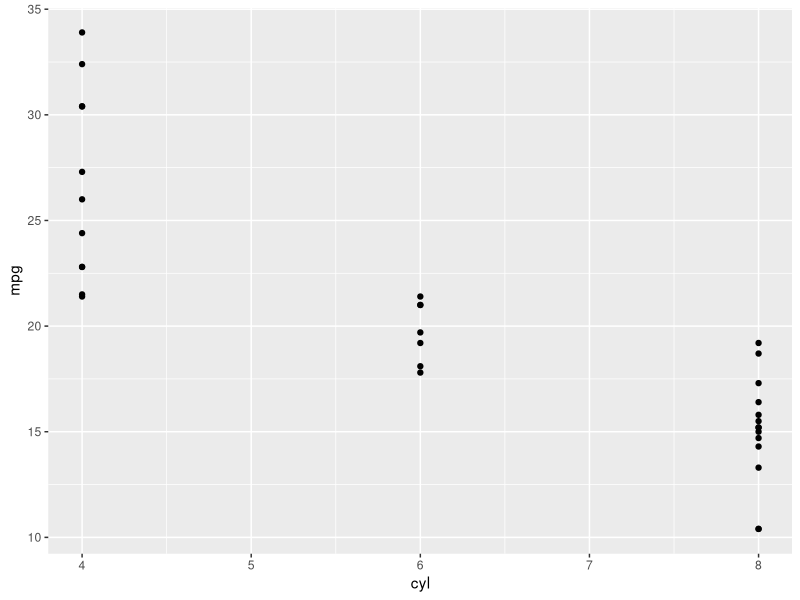
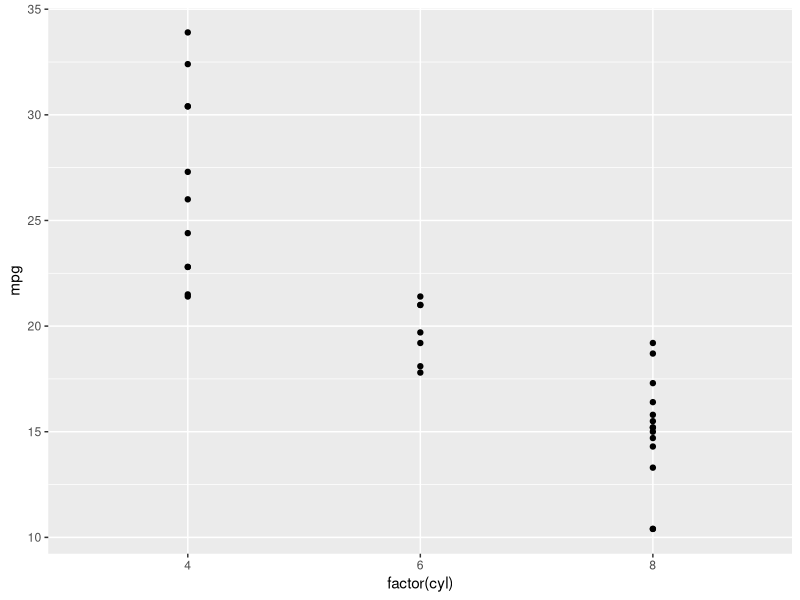
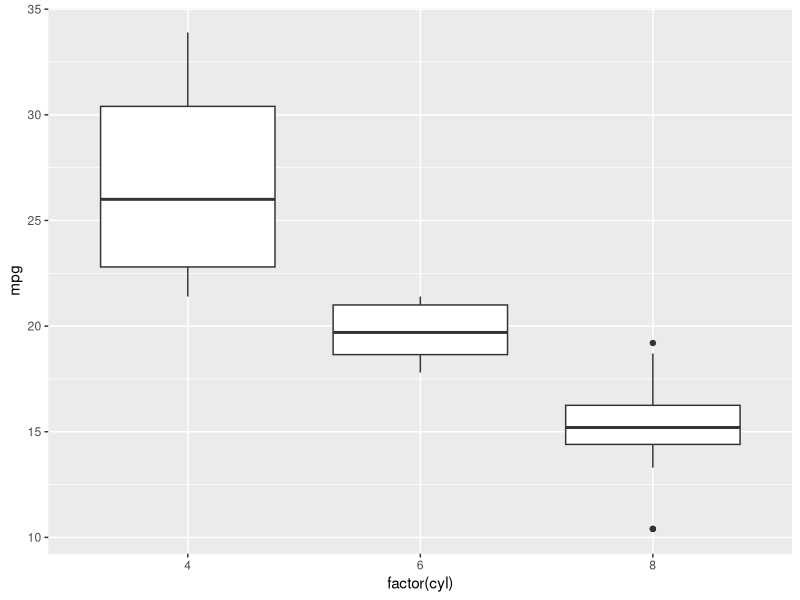
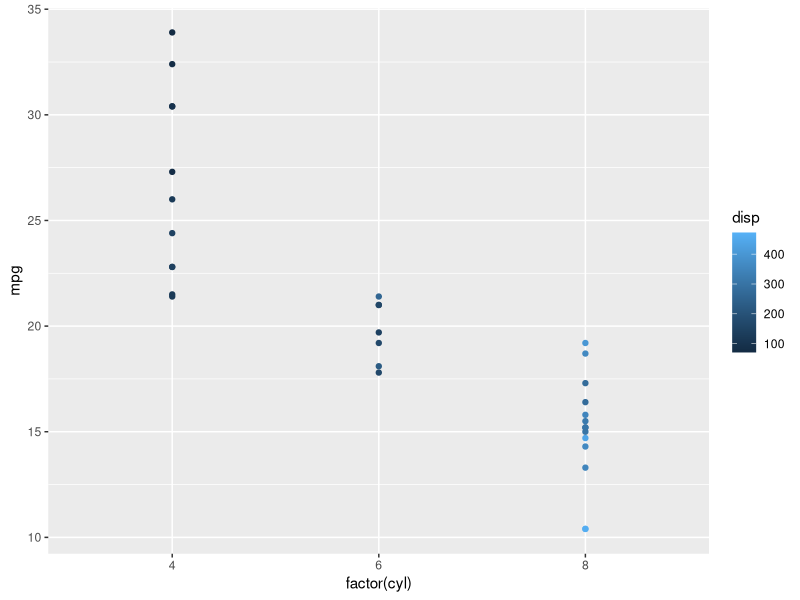
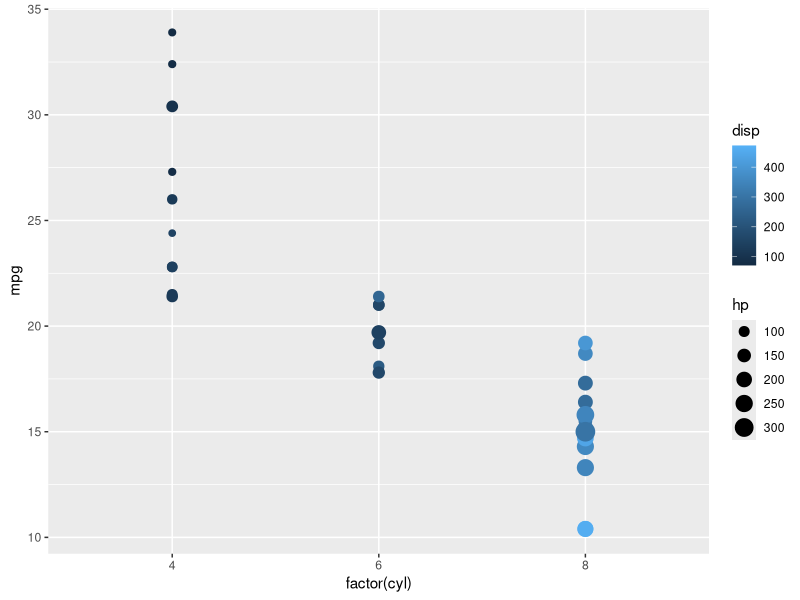
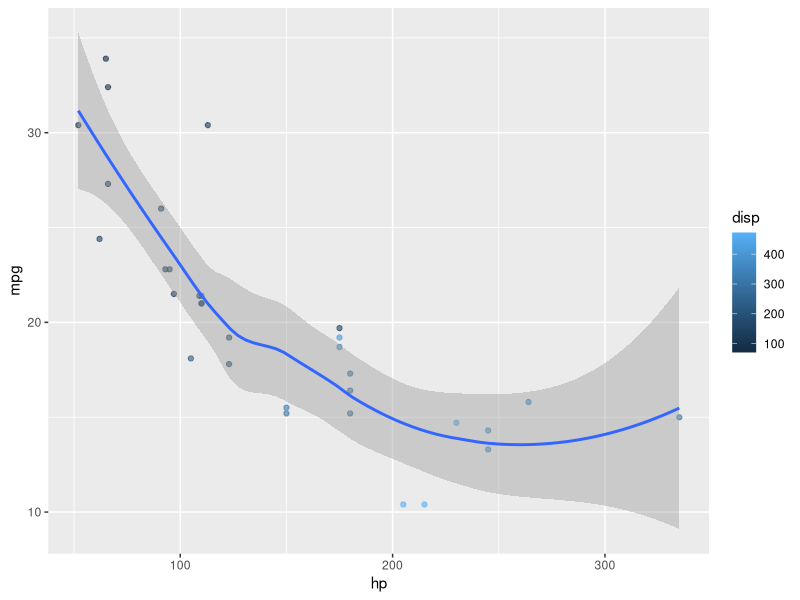
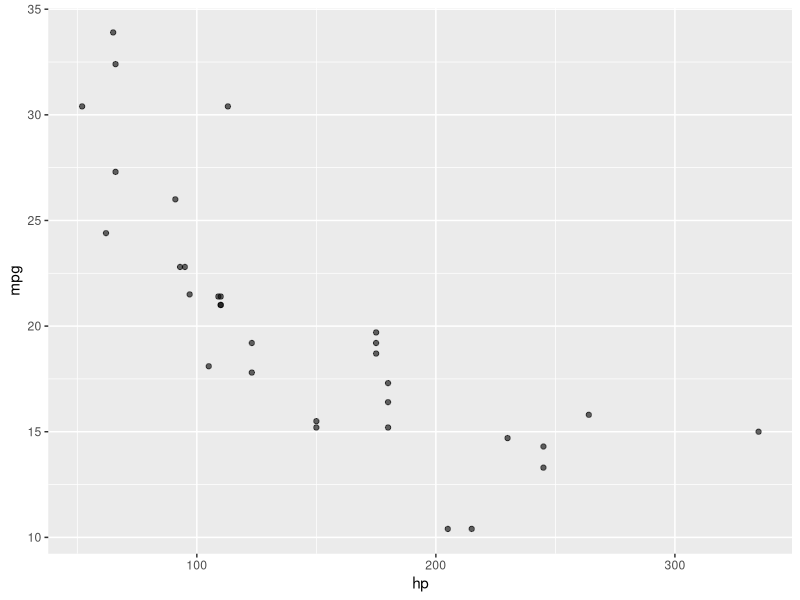
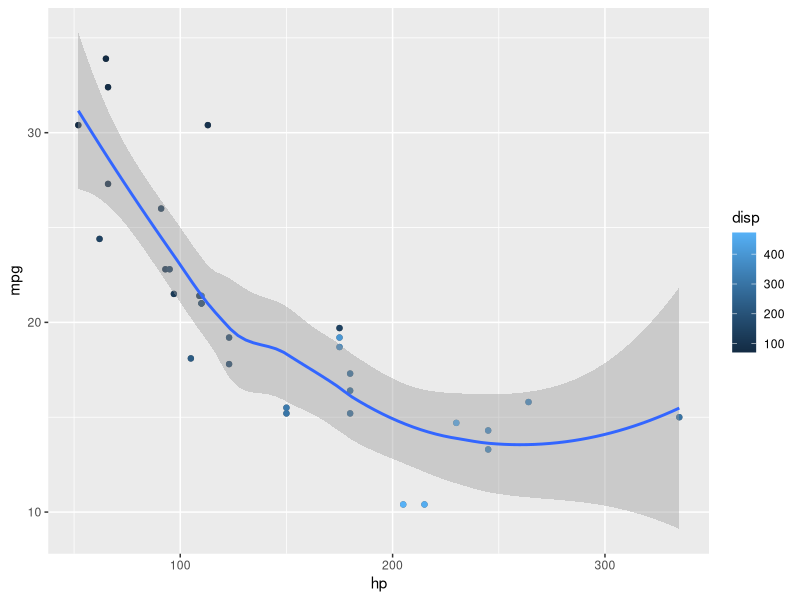

Recreate these plots in R, in order. (Note: this script raises an error after producing the figures.)
##### EXERCISE 4.1 #####
library(ggplot2)
str(mtcars)

ggplot(mtcars, aes(x=cyl, y=mpg)) +
  geom_point()

unique(mtcars$cyl)

ggplot(mtcars, aes(factor(cyl), mpg)) +
  geom_point()

ggplot(mtcars, aes(factor(cyl), mpg)) +
  geom_boxplot()

##### EXERCISE 4.2 #####
ggplot(mtcars, aes(factor(cyl), mpg, color=disp)) +
  geom_point()

ggplot(mtcars, aes(factor(cyl), mpg, color=disp, size=hp)) +
  geom_point()

##### EXERCISE 4.3 #####
ggplot(mtcars, aes(hp, mpg, color=disp)) +
  geom_point(alpha=0.6) +
  geom_smooth()

plt = ggplot(mtcars, aes(hp, mpg)) +
  geom_point(alpha=0.6)
plt

plt = plt +
  geom_point(aes(color=disp)) +
  geom_smooth()
plt

##### EXERCISE 4.4 #####
ggplot(mtcars, aes(hp, mpg, color=disp)) +
  geom_point(shape=1, size=4)

ggplot(mtcars, aes(hp, mpg, color=disp)) +
  geom_point(shape=2, size=2)

ggplot(mtcars, aes(hp, mpg, fill = factor(cyl))) +
  geom_point(shape = 21, size = 5, alpha = 0.6)


##### EXERCISE 4.5 #####
ggplot(mtcars, aes(hp, mpg)) +
  geom_text(label=row.names(mtcars))

ggplot(mtcars, aes(hp, mpg)) +
  geom_text(label=row.names(mtcars),
            fontface = "bold",
            position=position_jitter(width=20,height=20))

ggplot(mtcars, aes(factor(cyl), mpg)) +
  geom_point()

ggplot(mtcars, aes(factor(cyl), mpg)) +
  geom_jitter()

##### EXERCISE 4.6 #####
ggplot(mtcars, aes(hp, mpg, color=factor(cyl))) +
  geom_point()

ggplot(mtcars, aes(hp, mpg)) +
  geom_point(aes(col=factor(cyl)))

library(dplyr)
tmp = mtcars %>% 
  group_by(factor(cyl)) %>% 
  summarise_all(mean)
tmp

ggplot(mtcars, aes(x=hp, y=mpg, color=factor(cyl))) +
  geom_point() +
  geom_point(data=tmp, shape=15, size=6)

ggplot(mtcars, aes(x=hp, y=mpg, color=factor(cyl))) +
  geom_point() +
  geom_point(data=tmp[,c("mpg","disp")], shape=15, size=6)


##### EXERCISE 4.7 #####
ggplot(mtcars, aes(x=hp)) +
  geom_histogram()

ggplot(mtcars, aes(x=hp)) +
  geom_histogram(binwidth=40)

ggplot(mtcars, aes(x=hp, fill=factor(cyl))) +
  geom_histogram(binwidth=40, position="stack")

ggplot(mtcars, aes(x=hp, fill=factor(cyl))) +
  geom_histogram(binwidth=40, position="dodge")

ggplot(mtcars, aes(x=hp, fill=factor(cyl))) +
  geom_histogram(binwidth=40, position="fill") + 
  ylab("Proportion")

##### EXERCISE 4.8 #####
ggplot(mtcars, aes(x=factor(cyl), fill=factor(gear))) +
  geom_bar(position="stack")

ggplot(mtcars, aes(x=factor(cyl), fill=factor(gear))) +
  geom_bar(position="fill")

ggplot(mtcars, aes(x=factor(cyl), fill=factor(gear))) +
  geom_bar(position="dodge")

ggplot(mtcars, aes(x=factor(cyl), fill=factor(gear))) +
  geom_bar(position = position_dodge(width=0.2))

##### EXERCISE 4.8 #####
library(zoo)
JohnsonJohnson2 = data.frame(qtr_earning=as.matrix(JohnsonJohnson), 
           date=as.Date(as.yearmon(time(JohnsonJohnson))))
head(JohnsonJohnson2, n=3)

library(dplyr)
JohnsonJohnson2 = JohnsonJohnson2 %>% 
  mutate(ind = if_else(date >= as.Date("1975-01-01"), TRUE, FALSE),
         qtr = quarters(date))
head(JohnsonJohnson2, n=3)

ggplot(JohnsonJohnson2, aes(x=date, y=qtr_earning)) +
         geom_line()

ggplot(JohnsonJohnson2, aes(x=date, y=qtr_earning, 
                            color=ind)) +
  geom_line()

ggplot(JohnsonJohnson2, aes(x=date, y=qtr_earning, 
                            color=qtr)) +
  geom_line()

##### EXERCISE 4.9 #####
ggplot(JohnsonJohnson2, aes(x=date, y=qtr_earning, 
                            color=qtr)) +
  geom_line() +
  theme(legend.position="bottom",
        axis.text=element_text(size=18),
        axis.title=element_text(size=18,face="bold"),
        legend.text = element_text(size=20)) 

tmp = ggplot(JohnsonJohnson2, aes(x=date, y=qtr_earning, 
                            color=qtr)) +
  geom_line() +
  theme(legend.position=c(0.1,0.8),
        axis.text=element_text(size=18),
        axis.title=element_text(size=18,face="bold"),
        legend.text = element_text(size=20))
tmp

tmp = tmp + 
  theme(
    axis.title=element_text(color="blue"),
    axis.line = element_line(color = "black", linetype = "solid")
  )
tmp

tmp = tmp + 
  theme(
    panel.grid.major = element_blank(),
    panel.grid.minor = element_blank(),
    panel.background = element_blank()
  )
tmp
 
##### EXERCISE 4.10 #####
ggplot(JohnsonJohnson2, aes(x=date, y=qtr_earning, 
                            color=qtr)) +
  geom_line() +
  theme_classic() +
  theme(axis.text=element_text(size=18),
        axis.title=element_text(size=18,face="bold"),
        legend.text = element_text(size=20))

install.packages("ggthemes")
library(ggthemes)

ggplot(JohnsonJohnson2, aes(x=date, y=qtr_earning, 
                            color=qtr)) +
  geom_line() +
  theme_fivethirtyeight() +
  theme(axis.text=element_text(size=18),
        axis.title=element_text(size=18,face="bold"),
        legend.text = element_text(size=20))

ggplot(JohnsonJohnson2, aes(x=date, y=qtr_earning, 
                            color=qtr)) +
  geom_line() +
  theme_tufte() +
  theme(axis.text=element_text(size=18),
        axis.title=element_text(size=18,face="bold"),
        legend.text = element_text(size=20))
